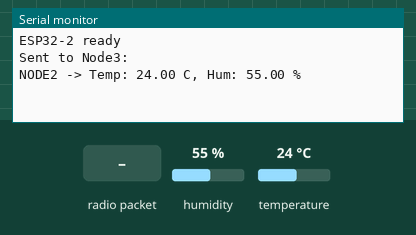
Bench run of a sketch on a simulated ESP32. Parts: the last lines printed to the serial monitor. The inputs (shaded band) are chosen by the test bench; at power-on: humidity 55 %, temperature 24 °C.

Above: at 1.2 s.
1.3 s: radio packet "1" arrives
At 2.2 s:
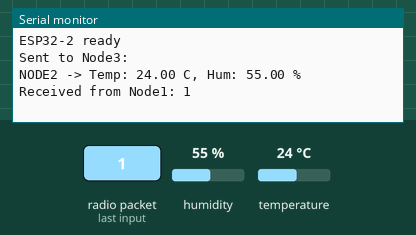
6.5 s: humidity set to 22 %
At 7.5 s:
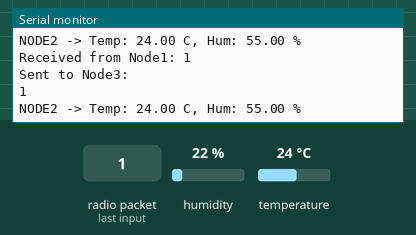
8.0 s: temperature set to 12 °C
9.5 s: radio packet "0" arrives
At 9.84 s:
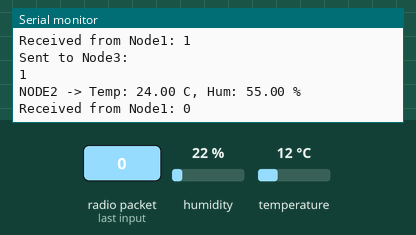
11.0 s: humidity set to 40 %
At 11.7 s:
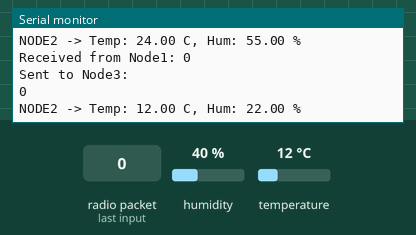

Measured:
- after the input at 1.3 s, the serial monitor: prints a new line after 0.05 s (image 1)
- after the input at 9.5 s, the serial monitor: prints a new line after 0.05 s (image 3)

The sketch:

Node2.ino
```cpp
#include <WiFi.h>
#include <esp_now.h>
#include "DHT.h"

#define DHTPIN 4
#define DHTTYPE DHT22

DHT dht(DHTPIN, DHTTYPE);

char node1Data[64] = "";  // Buffer for received data
uint8_t node3Mac[] = {0xC8, 0xF0, 0x9E, 0xA6, 0xC8, 0x08};  // ESP32-3

void setup() {
  Serial.begin(115200);
  dht.begin();
  WiFi.mode(WIFI_STA);

  if (esp_now_init() != ESP_OK) {
    Serial.println("ESP-NOW init failed!");
    return;
  }

  // Register receive callback
  esp_now_register_recv_cb(onReceive);

  // Add ESP32-3 as peer
  esp_now_peer_info_t peerInfo = {};
  memcpy(peerInfo.peer_addr, node3Mac, 6);
  peerInfo.channel = 0;
  peerInfo.encrypt = false;
  esp_now_add_peer(&peerInfo);

  Serial.println("ESP32-2 ready");
}

void onReceive(const esp_now_recv_info_t *info, const uint8_t *incomingData, int len) {
  memcpy(node1Data, incomingData, len);
  node1Data[len] = '\0';  // Null-terminate
  Serial.println("Received from Node1: " + String(node1Data));
}

void loop() {
  float h = dht.readHumidity();
  float t = dht.readTemperature();

  if (isnan(h) || isnan(t)) {
    Serial.println("Failed to read own DHT22");
    delay(5000);
    return;
  }

  char finalMsg[128];
  snprintf(finalMsg, sizeof(finalMsg),
           "%s\nNODE2 -> Temp: %.2f C, Hum: %.2f %%", node1Data, t, h);

  esp_now_send(node3Mac, (uint8_t *)finalMsg, strlen(finalMsg));
  Serial.println("Sent to Node3: \n" + String(finalMsg));

  delay(5000);  // Send every 5s
}
```
